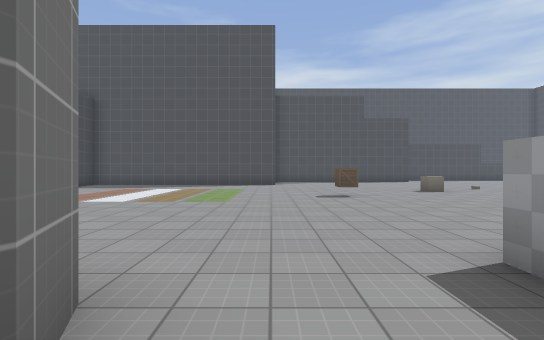
view 1 (above)

21 first-person views from a walk through a level from a Godot 3-D game. The camera is 1.4 m above the floor, looks level and sees 85° across. The floor is counted in squares, 2 m on a side. Each view is taken from the middle of a square. On the plan, view 1 faces up. The plan holds only what a view shows up to about 10 squares ahead; the rest is blank. Characters and animated objects are not drawn. Some surface patterns are stand-ins.

view 2
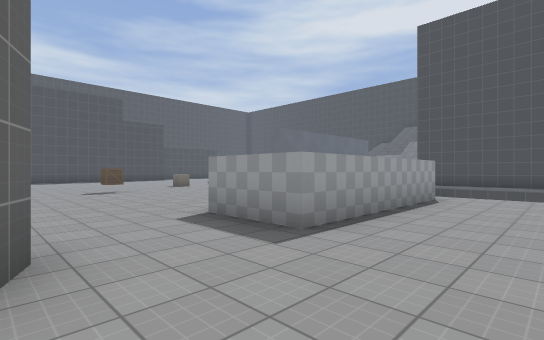

view 3
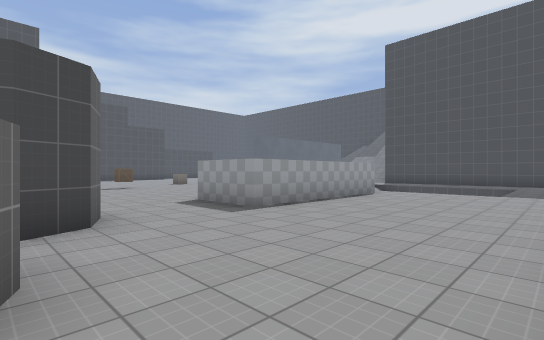

view 4
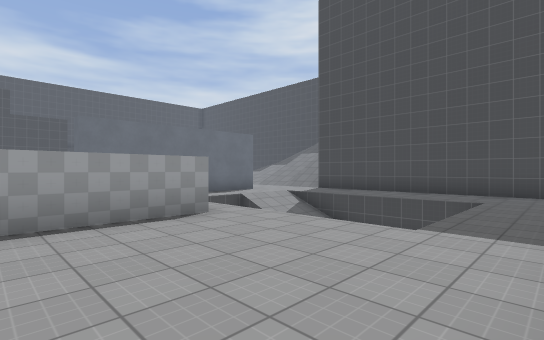

view 5
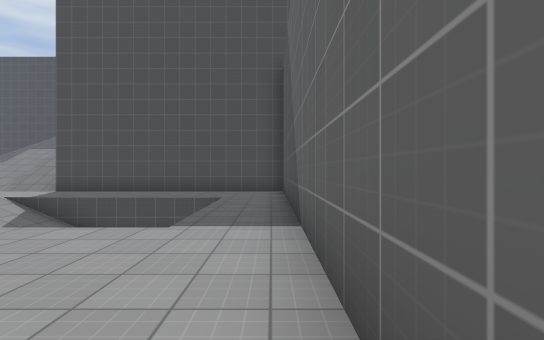

view 6
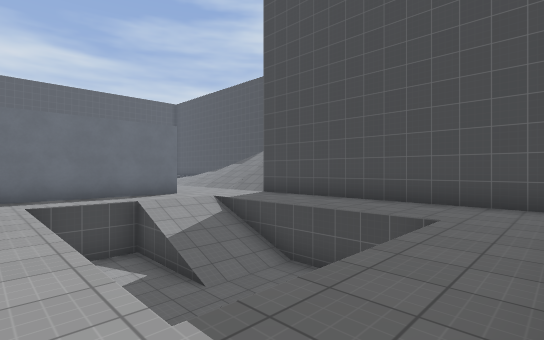

view 7
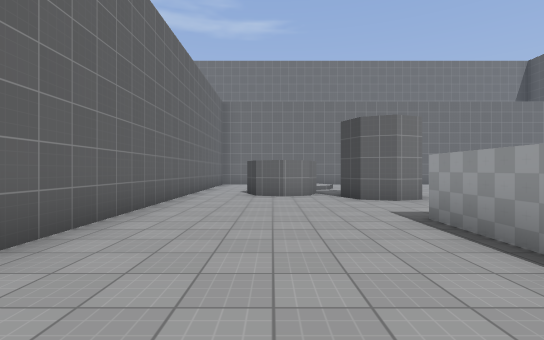

view 8
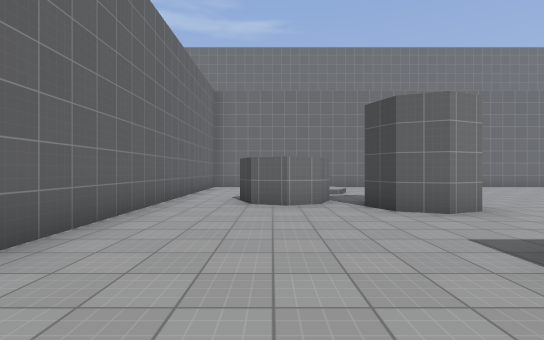

view 9
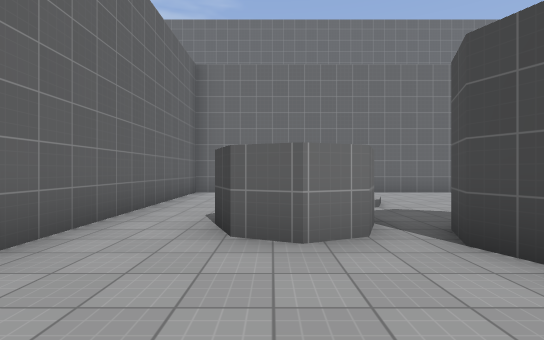

view 10
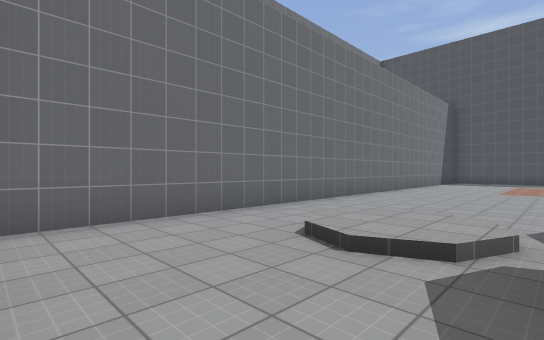

view 11
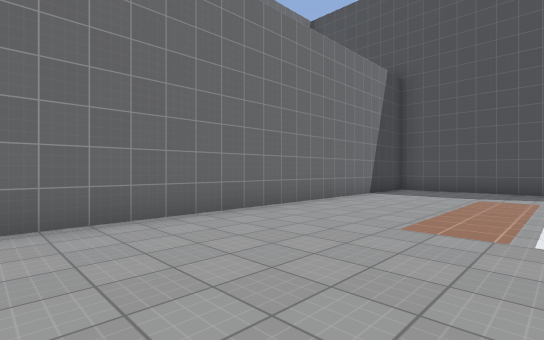

view 12
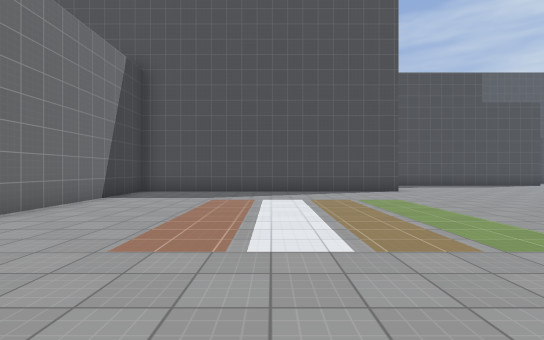

view 13
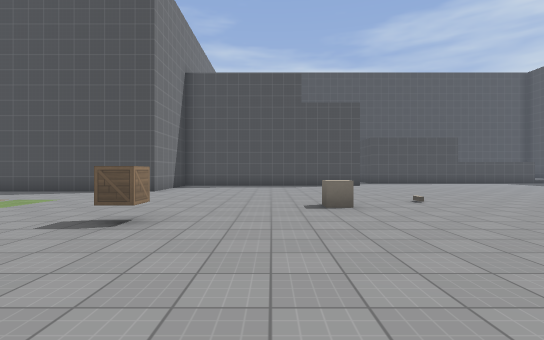

view 14
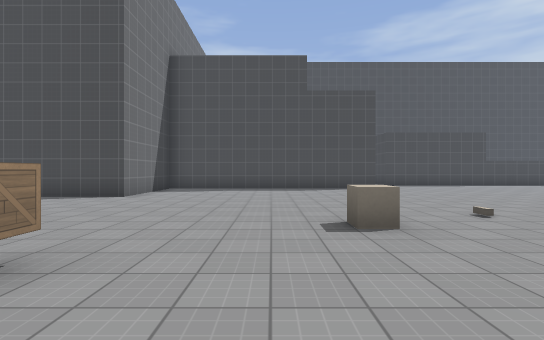

view 15
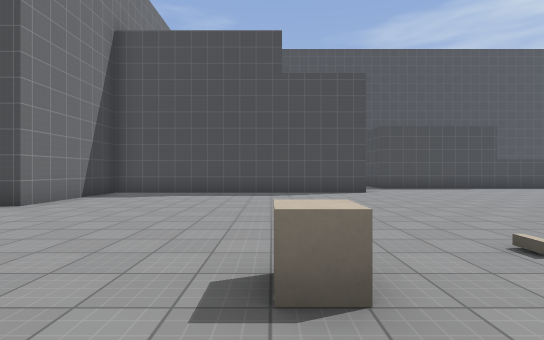

view 16
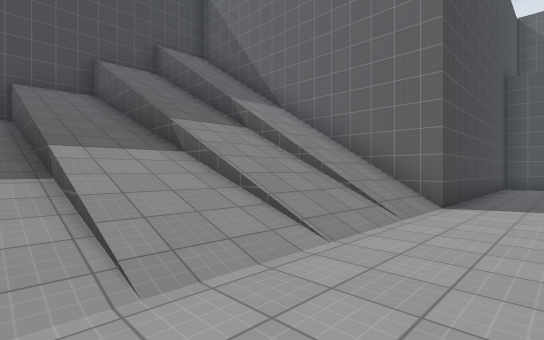

view 17
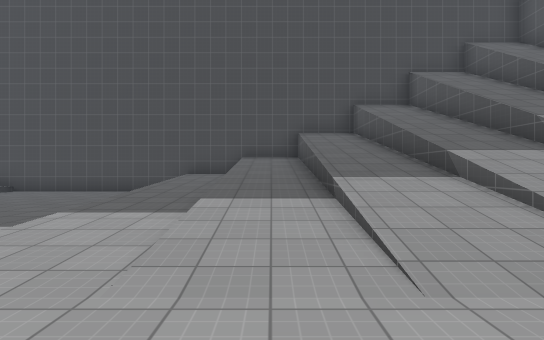

view 18
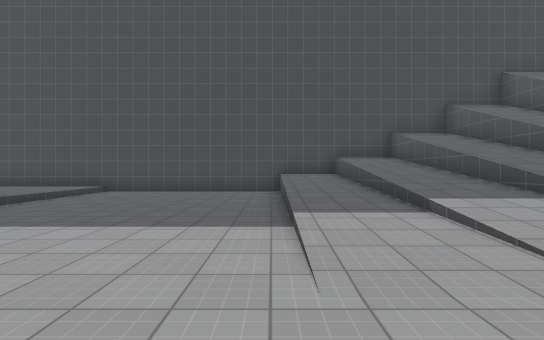

view 19
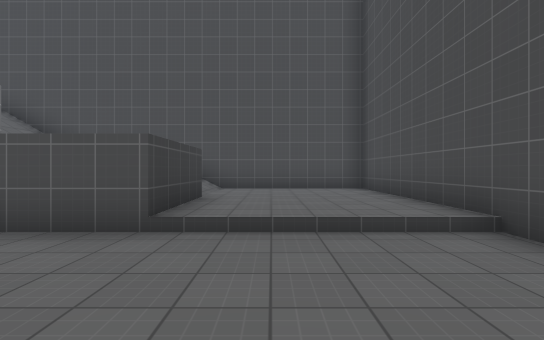

view 20
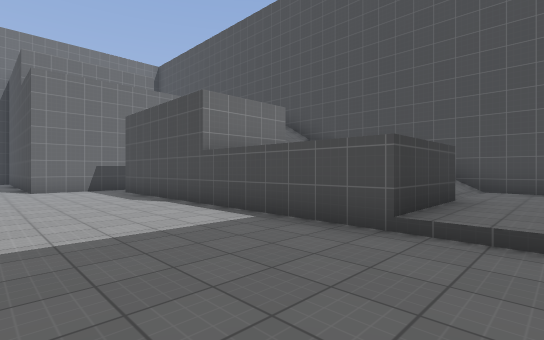

view 21
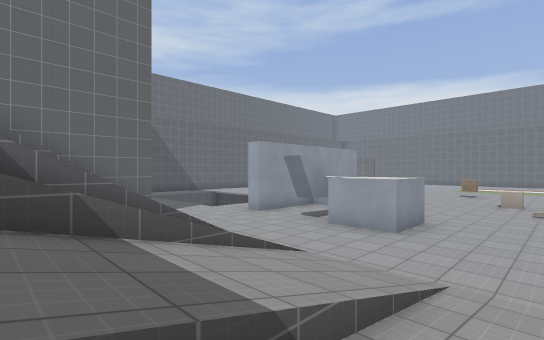

### Floor plan
Key: @ floor where view 1 was taken; # wall or solid block; . main floor; : floor 0.25 m higher than the main floor; + floor 1 m higher than the main floor; - floor 2.25 m lower than the main floor; / step, stairs or slope; = window, fence, low wall or low ledge; B block; A box.
Columns run from 9 left of view 1 to 22 right of it. Each row starts with its distance up from view 1.
 25                     ############
 24                      //  //::::#
 23                      //   /::::#
 22                       #   =::::#
 21                            ::::#
 20                            ::::#
 19                  #.............#
 18                  #.............#
 17          #.....................#
 16          #.....................#
 15          #.....................#
 14 ##########.....................#
 13 #.......................//////+#
 12 #......................///////=#
 11 #......................////////#
 10 #.............B........////////#
  9 #......................////////#
  8 #..........A.......##..////////#
  7 #................   ...////////#
  6 #...............    #..////////#
  5 #..............   #....////////#
  4 #.............  #####..////////#
  3 #............   .//....#########
  2 #..........#    .--//..#
  1 #...... #..#####.--//..#
  0 #..//..##@.......--//..#
 -1 #../:.##.........----..#
 -2 #.....##.........-   ..#
 -3 #......................#
 -4 #......................#
 -5 ########################

Positions as (right, up) in squares from view 1, and headings:
1: (0, 0), facing up
2: (-1, -2), facing up-right
3: (-2, -4), facing up-right
4: (4, -4), facing up-right
5: (4, -4), facing right
6: (7, -4), facing up-right
7: (6, -2), facing left
8: (4, -2), facing left
9: (1, -2), facing left
10: (-4, -4), facing up-left
11: (-4, 3), facing up-left
12: (-4, 4), facing up
13: (4, 4), facing up
14: (4, 6), facing up
15: (5, 8), facing up
16: (12, 9), facing down-right
17: (12, 11), facing right
18: (12, 14), facing right
19: (19, 16), facing up
20: (19, 16), facing up-left
21: (17, 11), facing down-left
